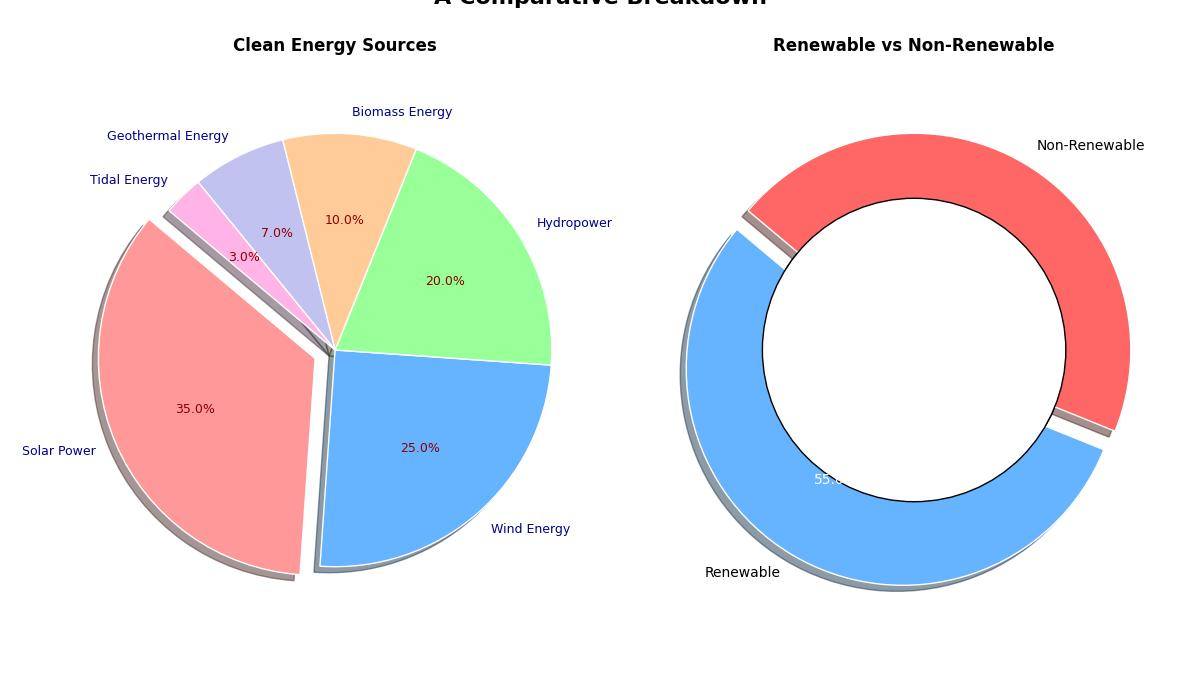

Python code for this plot:
import matplotlib.pyplot as plt
import numpy as np

# Backstory: We are investigating the global market share of various clean energy sources for 2023.
title = "Global Market Share of Clean Energy Sources in 2023"
subtitle = "A Comparative Breakdown"

# Data Source: Hypothetical percentages determined based on estimated market sizes.
clean_energy_sources = [
    'Solar Power',
    'Wind Energy',
    'Hydropower',
    'Biomass Energy',
    'Geothermal Energy',
    'Tidal Energy'
]

market_share = [35, 25, 20, 10, 7, 3]  # Expressed in % terms

# Colors for each energy source for better visual distinction
colors = ['#ff9999', '#66b3ff', '#99ff99', '#ffcc99', '#c2c2f0', '#ffb3e6']

# Explode the 'Solar Power' slice to highlight it
explode = (0.1, 0, 0, 0, 0, 0)

# Function to create the pie chart
def create_pie(chart_title, sources, market_share, colors, explode):
    fig, ax = plt.subplots(figsize=(10, 7))
    wedges, texts, autotexts = ax.pie(
        market_share, labels=sources, autopct='%1.1f%%', startangle=140,
        colors=colors, explode=explode, shadow=True, wedgeprops=dict(edgecolor='w')
    )
    
    # Customize text properties
    for text in texts:
        text.set_fontsize(9)
        text.set_color('darkblue')

    for autotext in autotexts:
        autotext.set_fontsize(9)
        autotext.set_color('darkred')
    
    # Adding a circle at the center to transform pie chart into a donut chart
    centre_circle = plt.Circle((0, 0), 0.70, fc='white', edgecolor='k')
    fig.gca().add_artist(centre_circle)
    
    ax.set_title(chart_title, fontsize=14, fontweight='bold', pad=20)

    # Position the legend to avoid overlap with the pie chart
    ax.legend(wedges, sources, title="Energy Sources", loc="center left", bbox_to_anchor=(1, 0, 0.5, 1), fontsize=9)

    # Ensure the plot is well adjusted
    plt.tight_layout()

    # Display the plot
    plt.show()

# Create subplots to include a comparison chart
def create_comparison_chart():
    fig, (ax1, ax2) = plt.subplots(1, 2, figsize=(12, 7))

    # Data for comparison chart
    energy_types = ['Renewable', 'Non-Renewable']
    energy_percentages = [55, 45]  # Hypothetical numbers

    # Pie chart for clean energy sources
    wedges, texts, autotexts = ax1.pie(
        market_share, labels=clean_energy_sources, autopct='%1.1f%%', startangle=140,
        colors=colors, explode=explode, shadow=True, wedgeprops=dict(edgecolor='w')
    )
    
    for text in texts:
        text.set_fontsize(9)
        text.set_color('darkblue')

    for autotext in autotexts:
        autotext.set_fontsize(9)
        autotext.set_color('darkred')
    
    centre_circle = plt.Circle((0, 0), 0.70, fc='white', edgecolor='k')
    fig.gca().add_artist(centre_circle)

    ax1.set_title("Clean Energy Sources", fontsize=12, fontweight='bold', pad=20)

    # Pie chart for renewable vs non-renewable energy
    wedges, texts, autotexts = ax2.pie(
        energy_percentages, labels=energy_types, autopct='%1.1f%%', startangle=140,
        colors=['#66b3ff', '#ff6666'], explode=(0.1, 0), shadow=True, wedgeprops=dict(edgecolor='w')
    )
    
    for text in texts:
        text.set_fontsize(10)
        text.set_color('black')

    for autotext in autotexts:
        autotext.set_fontsize(10)
        autotext.set_color('white')

    centre_circle_2 = plt.Circle((0, 0), 0.70, fc='white', edgecolor='k')
    fig.gca().add_artist(centre_circle_2)
    
    ax2.set_title("Renewable vs Non-Renewable", fontsize=12, fontweight='bold', pad=20)

    # Adjust layout to make sure both subplots fit properly
    plt.tight_layout()

    # Set overall title
    plt.suptitle(f"{title}\n{subtitle}", fontsize=16, fontweight='bold', y=1.05)

    # Display the combined plot
    plt.show()

# Run the functions to create the plots
create_pie(title, clean_energy_sources, market_share, colors, explode)
create_comparison_chart()
